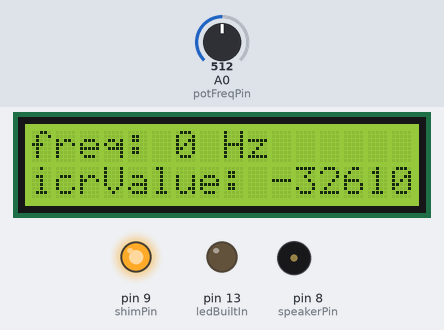
Bench run of a sketch on a simulated Arduino Uno, built with avr-gcc and run on an emulated ATmega328P. On the bench: 16×2 character LCD, output pins drawn as LEDs (lit = HIGH), buzzer (waves = sounding). Dashed ring = blinking. Inputs (shaded band) come from the test bench; at power-on: A0 (potFreqPin) = 512.

Above: at 1.2 s.
1.3 s: A0 (potFreqPin) set to 501
At 3.9 s:
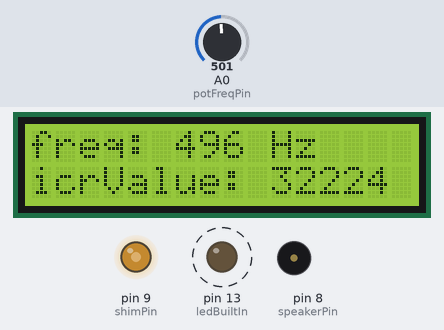
4.5 s: A0 (potFreqPin) set to 511
At 7.6 s:
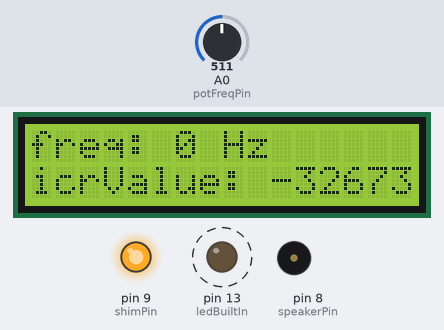
9.1 s: A0 (potFreqPin) set to 306
At 9.44 s:
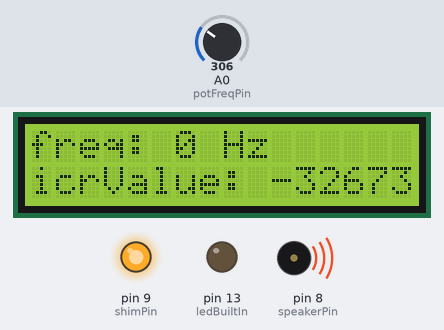
10.8 s: A0 (potFreqPin) set to 242
At 12.01 s:
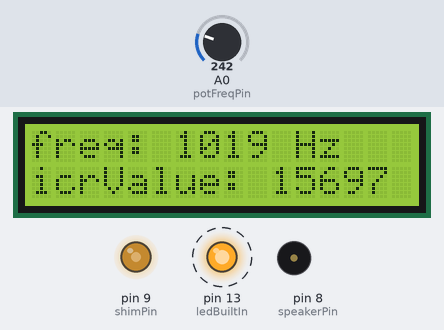
13.4 s: A0 (potFreqPin) set to 210
At 14.78 s:
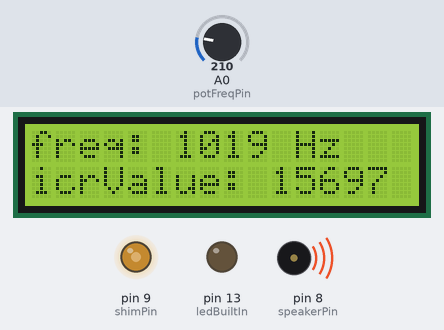
16.1 s: A0 (potFreqPin) set to 1023
At 18.7 s:
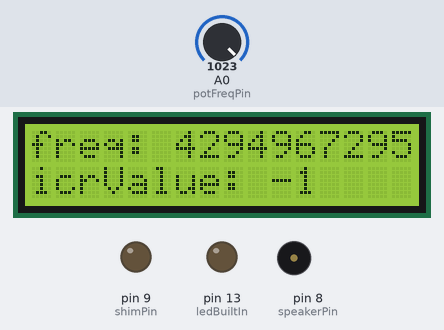
Timing chart, 0 to 21.4 s (numbered marks = the images above; inputs shaded):
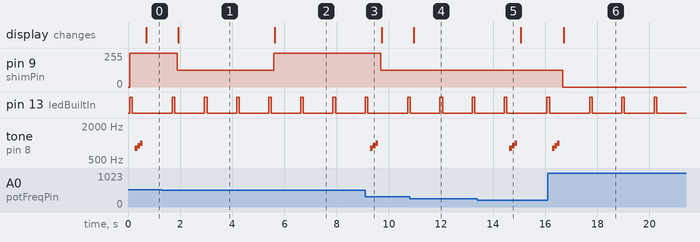

Measured:
- the behaviour switches between 510 and 509 on A0 (potFreqPin) (found by bisection; images 0 and 1)
- the behaviour switches between 229 and 228 on A0 (potFreqPin) (found by bisection; images 4 and 5)
- after the input at 1.3 s, pin 9 (shimPin): 255/255 → 125/255 after 0.60 s; the display: changes after 0.63 s (image 1)
- after the input at 4.5 s, pin 9 (shimPin): 125/255 → 255/255 after 1.1 s; the display: changes after 1.1 s (image 2)
- after the input at 9.1 s, pin 9 (shimPin): 255/255 → 125/255 after 0.59 s; tone on pin 8 (speakerPin): silent → 800 Hz after 0.19 s, → 900 Hz 0.10 s later, → 1000 Hz 0.10 s later, → silent 0.10 s later
- after the input at 10.8 s, the display: changes after 0.16 s (image 4)
- after the input at 13.4 s, tone on pin 8 (speakerPin): silent → 800 Hz after 1.2 s, → 900 Hz 0.10 s later, → 1000 Hz 0.10 s later, → silent 0.10 s later
- after the input at 16.1 s, pin 9 (shimPin): 125/255 → 0/255 after 0.57 s; tone on pin 8 (speakerPin): silent → 800 Hz after 0.17 s, → 900 Hz 0.10 s later, → 1000 Hz 0.10 s later, → silent 0.10 s later; the display: changes after 0.60 s (image 6)

The sketch:

Boost.ino
```cpp
#include <Wire.h>
#include <LiquidCrystal_I2C.h>

LiquidCrystal_I2C lcd(0x27, 16, 2);

const int ledBuiltIn = LED_BUILTIN;
const int shimPin = 9;
const int speakerPin = 8;
const int potFreqPin = A0;

int oldFreqPot = 0;
int maxStep = 77;

int standart_pause = 1000;
int blinkDuration = 100;
int speakerDuration = 100;

void setup() {

  lcd.init();
  lcd.backlight();

  pinMode(ledBuiltIn, OUTPUT);
  pinMode(shimPin, OUTPUT);
  pinMode(speakerPin, OUTPUT);

  TCCR1A = _BV(COM1A1) | _BV(WGM11);
  TCCR1B = _BV(WGM13) | _BV(WGM12) | _BV(CS10);

}

void loop() {

  blink_work();
  main_program();
  delay(standart_pause);

}

void blink_work() {

  digitalWrite(ledBuiltIn, HIGH);
  delay(blinkDuration);

  digitalWrite(ledBuiltIn, LOW);
  delay(blinkDuration);

}

void speakerAlert() {
  tone(speakerPin, 800, speakerDuration);
  delay(speakerDuration);

  tone(speakerPin, 900, speakerDuration);
  delay(speakerDuration);

  tone(speakerPin, 1000, speakerDuration);
  delay(speakerDuration);

  noTone(speakerPin);
  digitalWrite(speakerPin, LOW);
  delay(speakerDuration);
}

void main_program() {

  int freqPot = analogRead(potFreqPin);

  if ( abs(freqPot - oldFreqPot) > maxStep ) {
    speakerAlert();
    oldFreqPot = freqPot;
  }

  int icrValue = map(freqPot, 0, 1023, 255, 65535); //int icrValue = 20000;
  ICR1 = icrValue;

  int dutyPot = 500;
  int duty = map(dutyPot, 0, 1023, 0, icrValue - 1);
  OCR1A = duty;

  unsigned long freq = 16000000UL / (icrValue + 1);

  lcd.setCursor(0, 0);
  lcd.print("freq: ");
  lcd.print(freq);
  lcd.print(" Hz   ");

  lcd.setCursor(0, 1);
  lcd.print("icrValue: ");
  lcd.print(icrValue);
  lcd.print("    ");

}
```
